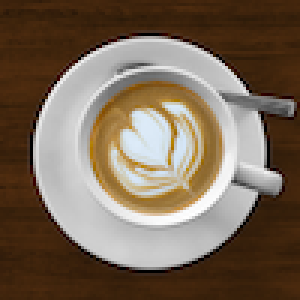
#> input picture img/coffee-100.png, 100 x 100 px, found by its file name (shown 3 times larger)
$ python Sheet2.py
#> lines starting #> are read from the running program, lines starting #| are printed output that depends on the picture
# This package allows us to read and write images.
import imageio

# This package provides arrays for image data.
import numpy as np

# Here we define the file to read.
infile = "coffee-100.png"
# We now create a filename to write to based on the input.
outfile = infile[:-4] + ".sepia" + infile[-4:]

# Read the image file into an array.
img = imageio.imread(infile)
#> img is the input picture: shape (100, 100, 4); mean R, G, B, A 121.2, 104.2, 86.8, 255

# Create a new array to hold the sepia image.  It has the
# same shape as the original image.
sepia = np.zeros(img.shape, dtype=np.uint8)
# Iterate over the image rows.
for x in range(0, img.shape[0]):
    # Iterate over the columns within a row.
    for y in range(0, img.shape[1]):
        # Save the red, green and blue values for this pixel.
        r = img[x][y][0]
        g = img[x][y][1]
        b = img[x][y][2]

        # Calculate the red channel sepia value for this pixel
        # capping it at 255 (which is the maximum value any
        # pixel can take).
        sepia[x][y][0] = min(round(0.393 * r + 0.769 * g + 0.189 * b), 255)
        # Calculate the green channel sepia value for this
        # pixel.
        sepia[x][y][1] = min(round(0.349 * r + 0.686 * g + 0.168 * b), 255)
        # Calculate the blue channel sepia value for this
        # pixel.
        sepia[x][y][2] = min(round(0.272 * r + 0.534 * g + 0.131 * b), 255)

        # Check whether there is a fourth channel (alpha).
        if img.shape[2] > 3:
            # Set the alpha channel to fully opaque.
            sepia[x][y][3] = img[x][y][3]
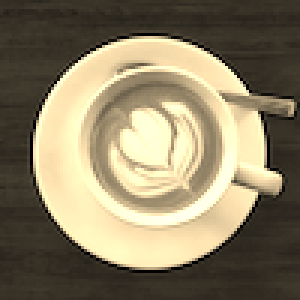
#> sepia: shape (100, 100, 4) (shown 3 times larger); mean R, G, B, A 137.6, 126.8, 99.9, 255

# Write out the final sepia image.
imageio.imwrite(outfile, sepia)

$ run again, with img/balloon-100.jpg saved as img/coffee-100.png
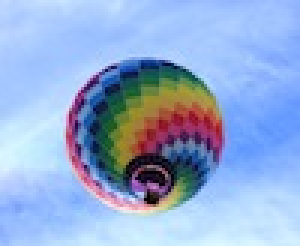
#> input picture img/balloon-100.jpg, 100 x 82 px, found by its file name (shown 3 times larger)
#> img is the input picture: shape (82, 100, 3); mean R, G, B 147.7, 172.4, 213
#> after the loop `for x in range(0, img.shape[0]):`:
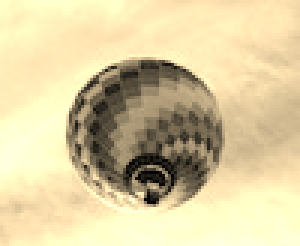
#> sepia: shape (82, 100, 3) (shown 3 times larger); mean R, G, B 217.7, 203.3, 160.1

$ run again, with img/labrador-100.jpg saved as img/coffee-100.png
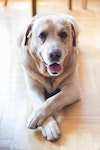
#> input picture img/labrador-100.jpg, 100 x 150 px, found by its file name
#> img is the input picture: shape (150, 100, 3); mean R, G, B 206.2, 190.7, 180.7
#> after the loop `for x in range(0, img.shape[0]):`:
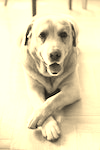
#> sepia: shape (150, 100, 3); mean R, G, B 228, 219.4, 181.6
